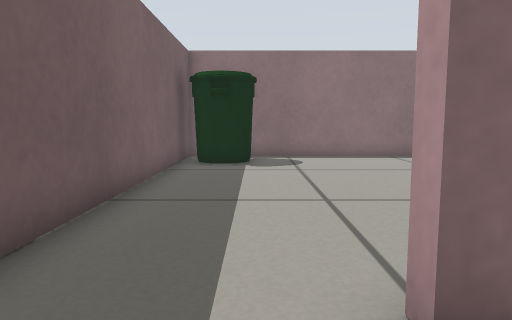
[1] (above)

16 first-person views from a walk through a robot-simulator world made for Gazebo. The camera is 0.34 m above the floor, tilts 6° down and sees 70° across. The floor is counted in squares, 0.25 m on a side. Each view is taken from the middle of a square. On the plan, view 1 faces up. The plan holds only what a view shows up to about 15 squares ahead; the rest is blank. The robots in the file are not drawn.

[2]
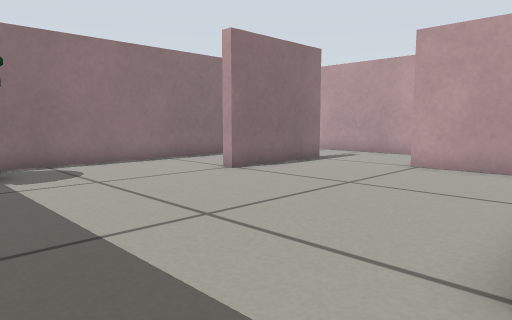

[3]
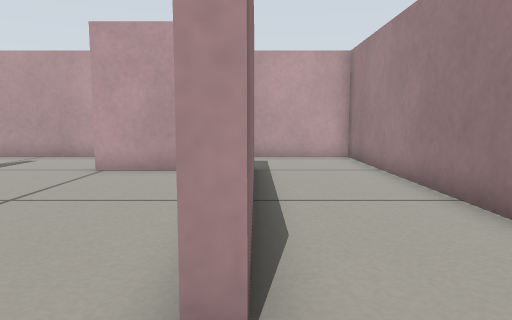

[4]
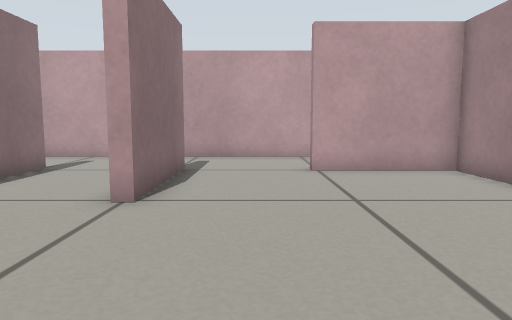

[5]
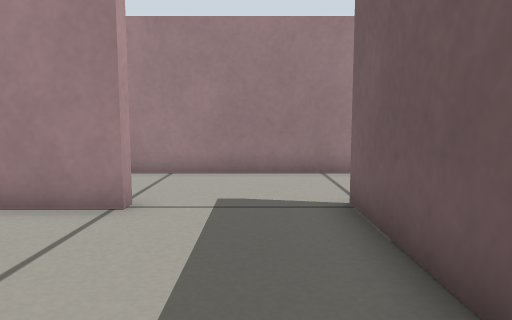

[6]
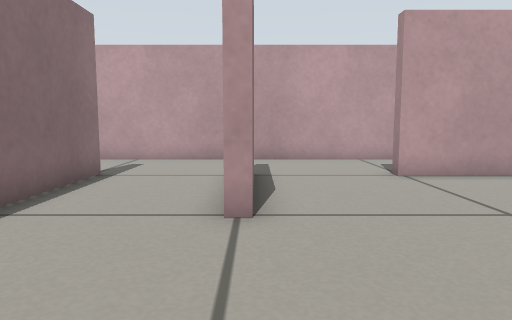

[7]
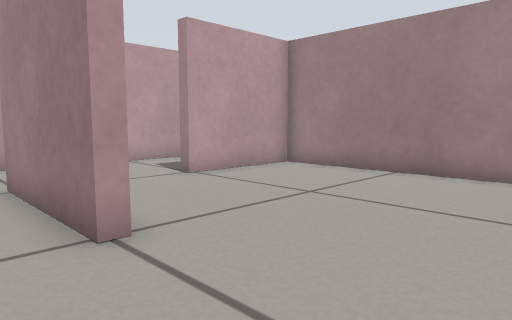

[8]
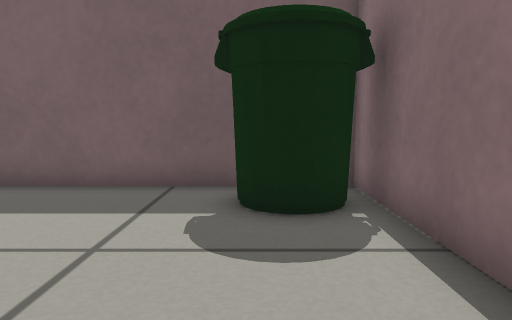

[9]
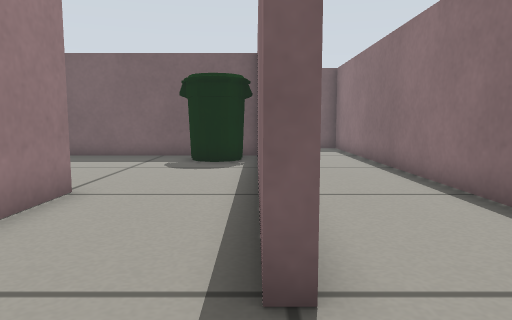

[10]
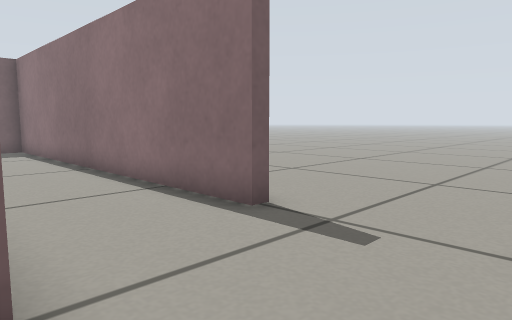

[11]
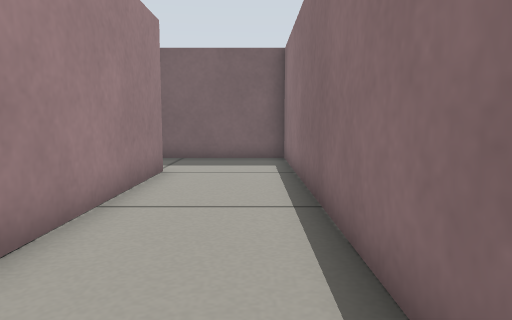

[12]
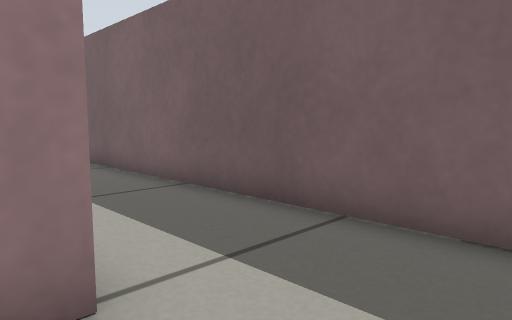

[13]
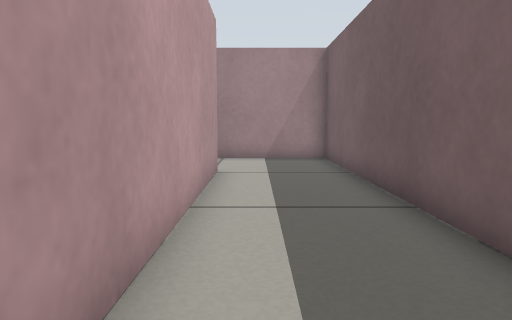

[14]
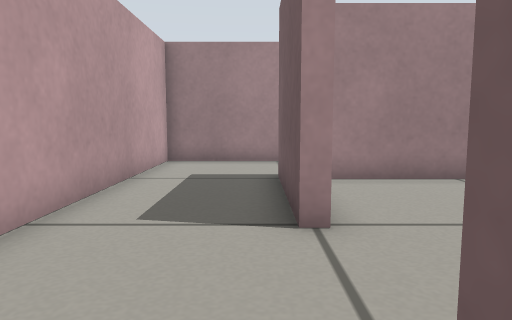

[15]
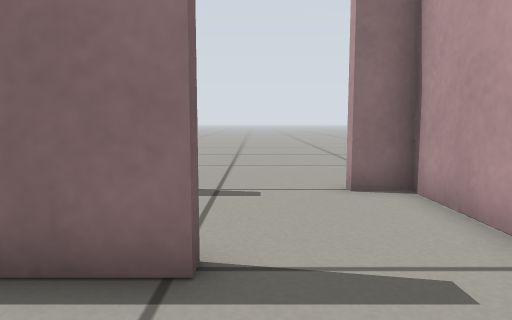

[16]
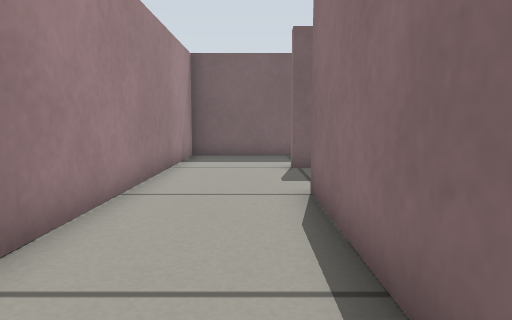

### Floor plan
Points are (right, up) in squares from view 1. A wall is a line through its corners. A room is listed if a view was taken in it or the views show most of it. See-through windows are left out.
Room 1 (views 1, 2, 3, 4, 5, 6, 7, 8, 9, 10, 14, 15, 16)
walls: (6.6, 2.1) (1.1, 2.1) (1.1, 2.4) (9, 2.4) (9, 6.4) (9.4, 6.4) (9.4, 2.1); (9.5, 10) (5, 10) (5, 10.5) (9.5, 10.5); (9.4, 14.5) (9.4, 14) (-2.5, 14) (-2.5, 2.1) (-3, 2.1); (-3.6, -1.5) (13, -1.5) (13, 14.4)
ways out: opening at (-3, 0.5) to room 2; opening at (11, 14) to room 2
objects: bin (-2, 11) to (0, 13)
Room 2 (views 11, 12, 13)
walls: (-3, 14.5) (3.5, 14.5); (7.9, 18.5) (7.9, 18.1) (-6.6, 18.1) (-6.6, -1.5) (-3.6, -1.5); (13, 14.4) (13, 18.1) (11.9, 18.1) (11.9, 18.5); (-3, 2.1) (-3, 10.6)
ways out: opening at (-3, 0.5) to room 1; opening at (11, 14) to room 1; opening at (9.5, 18)

Where each view was taken, in squares from view 1:
view 1: 0 up, 0 right, facing up
view 2: 2 up, 2 left, facing up-right
view 3: 2 up, 1 left, facing right
view 4: 8 up, 1 left, facing right
view 5: 8 up, 1 left, facing down
view 6: 10 up, 0 right, facing right
view 7: 12 up, 1 right, facing down-right
view 8: 12 up, 5 right, facing left
view 9: 14 up, 12 right, facing left
view 10: 14 up, 12 right, facing up-left
view 11: 17 up, 7 right, facing left
view 12: 17 up, 2 left, facing down-left
view 13: 12 up, 4 left, facing down
view 14: 11 up, 10 right, facing down
view 15: 11 up, 10 right, facing up
view 16: 1 up, 8 right, facing left
